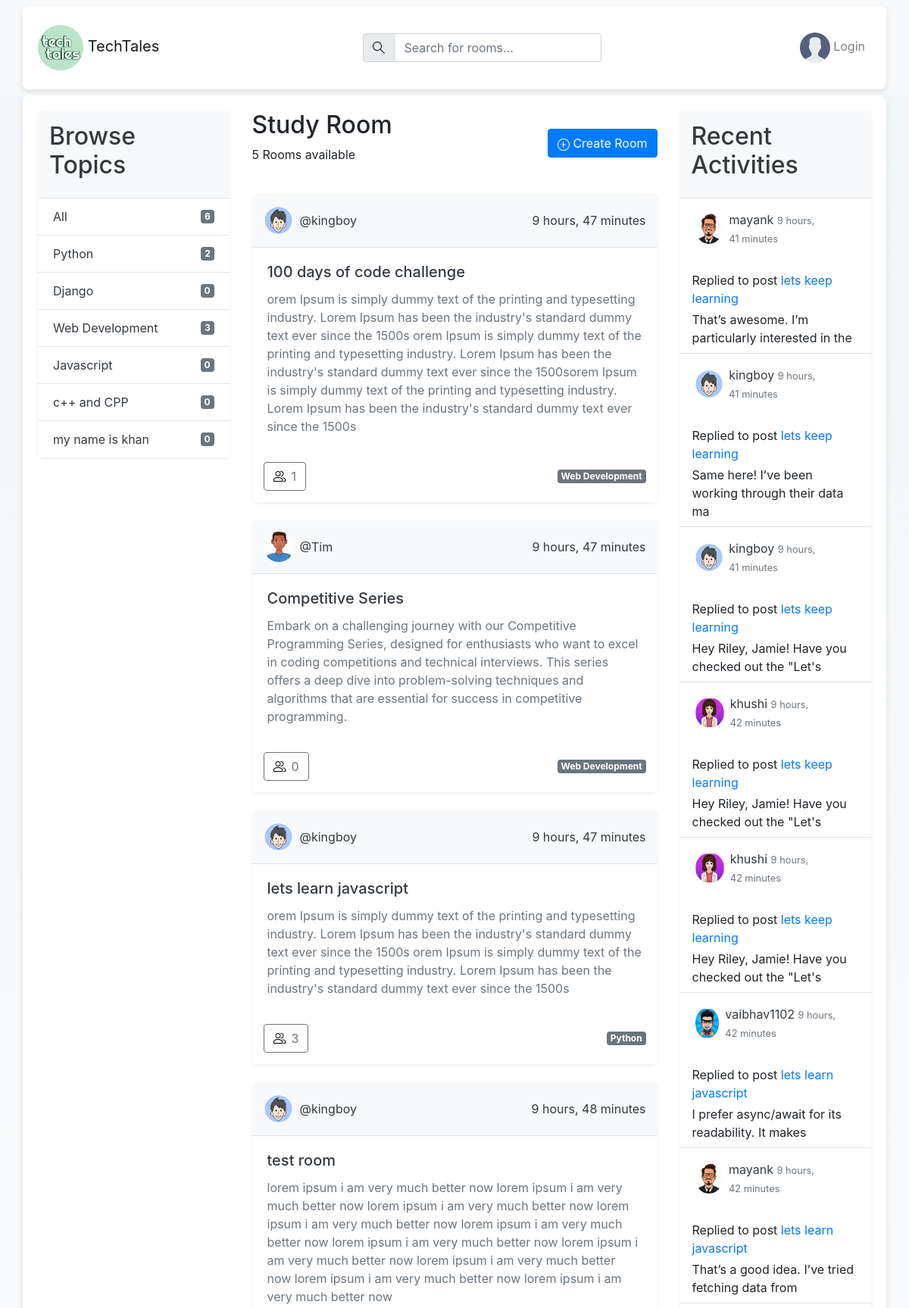
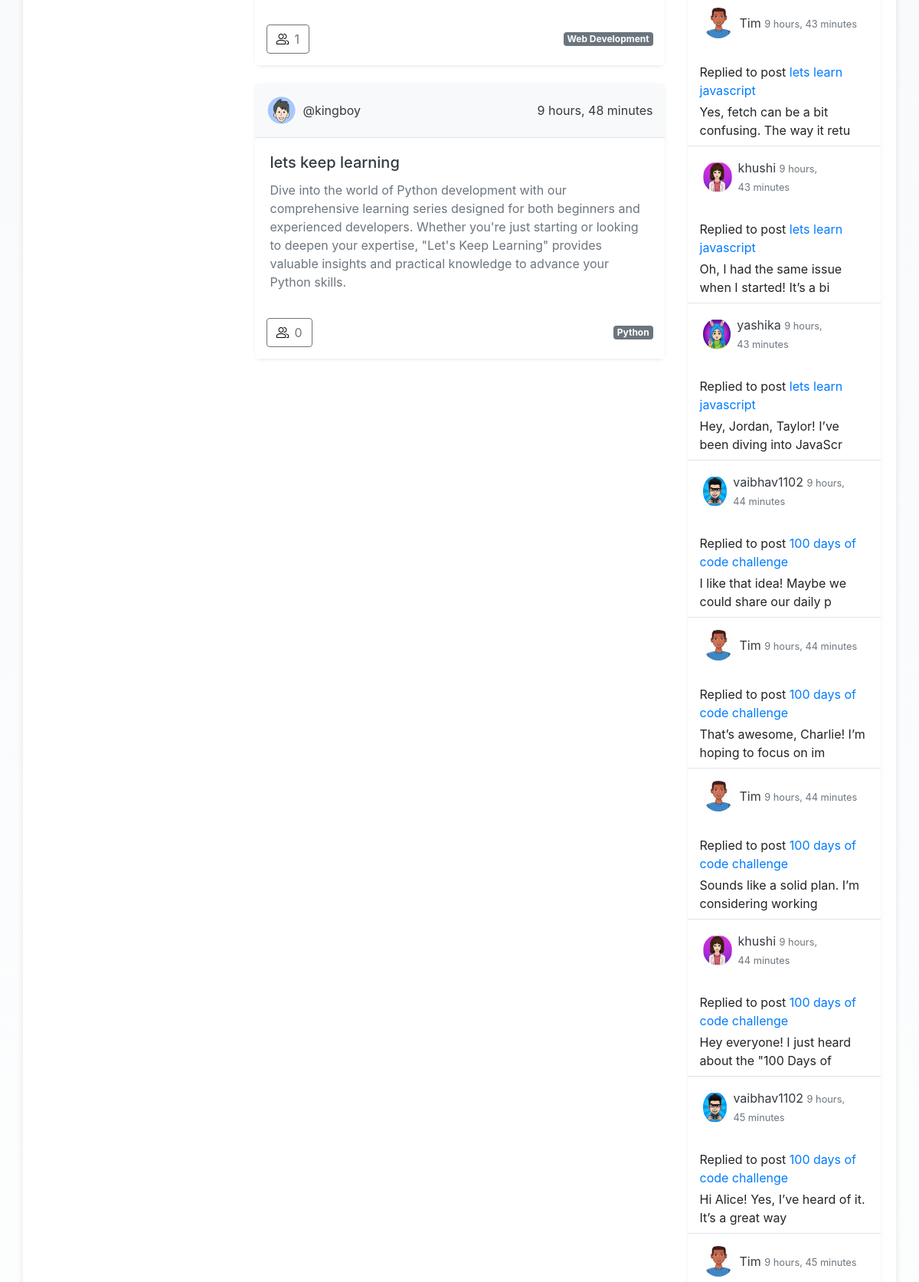
The page / (upper part) on the database its author committed (2 pictures, top to bottom).
### base/models.py (models this page shows, shortened)
class Topic(models.Model):
    name=models.CharField(max_length=200)

class Room(models.Model):
    host=models.ForeignKey(User,on_delete=models.SET_NULL,null=True)
    topic=models.ForeignKey(Topic,on_delete=models.SET_NULL,null=True)
    name=models.CharField(max_length=200)
    desc=models.TextField(null=True,blank=True)
    participants=models.ManyToManyField(User,related_name='participants',blank=True)
    modified=models.DateTimeField(auto_now=True)
    created=models.DateTimeField(auto_now_add=True)
    class Meta:
        ordering=['-modified','-created']

class Bio(models.Model):
    user=models.OneToOneField(User,on_delete=models.CASCADE,null=True)
    avatar=models.ImageField(null=True,default='avatar.svg',blank=True)
    bio=models.TextField(null=True,blank=True)

class Message(models.Model):
    user=models.ForeignKey(User,on_delete=models.CASCADE)
    room=models.ForeignKey(Room,on_delete=models.CASCADE)
    body=models.TextField()
    modified=models.DateTimeField(auto_now=True)
    created=models.DateTimeField(auto_now_add=True)
    class Meta:
        ordering=['-modified','-created']
    def __str__(self):
        return self.body[:50]

### base/views.py (the view)
# urls.py: path('',views.home,name='home'),
def home(request):
    q=request.GET.get('q')
    if q==None:
        q=''
    rooms=Room.objects.filter(
        Q(topic__name__icontains=q) |
        Q(name__icontains=q) |
        Q(desc__icontains=q)
        )
    room_messages=Message.objects.filter(room__in=rooms)
    topics=Topic.objects.all()
    context={
        'rooms':rooms,
        'topics':topics,
        'room_count':rooms.count(),
        'room_messages':room_messages,
    }
    return render(request,'base/home.html',context)

### base/templates/base/home.html (shortened to what this page needs)
{% extends 'main.html' %}
{% block content %}
<main class="layout layout--3">
  <div class="container">
    <div class="row">
      <div class="col-md-3">
        {% include 'base/topics_component.html' %}
      </div>
      <div class="col-md-6">
        <div class="roomList">
          <div class="roomList__header d-flex justify-content-between align-items-center mb-4">
            <div>
              <h2>Study Room</h2>
              <p>{{room_count}} Rooms available</p>
            </div>
            <a class="btn btn-primary" href="{% url 'create-room' %}">
              Create Room
            </a>
          </div>
          {% include 'base/feed_component.html' %}
        </div>
      </div>
      <div class="col-md-3">
        {% include 'base/activity_component.html' %}
      </div>
    </div>
  </div>
</main>
{% endblock %}

### base/templates/base/topics_component.html
<div class="topics card mb-4 shadow-sm border-0">
  <div class="card-header bg-light text-dark">
    <h2>Browse Topics</h2>
  </div>
  <ul class="list-group list-group-flush">
    <li class="list-group-item bg-white">
      <a href="{% url 'home' %}" class="d-flex justify-content-between align-items-center text-dark text-decoration-none">
        All <span class="badge badge-secondary">{{topics.count}}</span>
      </a>
    </li>
    {% for topic in topics %}
    <li class="list-group-item bg-white">
      <a href="{% url 'home' %}?q={{topic.name}}" class="d-flex justify-content-between align-items-center text-dark text-decoration-none">
        {{topic.name}} <span class="badge badge-secondary">{{topic.room_set.all.count}}</span>
      </a>
    </li>
    {% endfor %}
  </ul>
</div>

### base/templates/base/feed_component.html (shortened to what this page needs)
{% load static %}
{% for room in rooms %}
<div class="card mb-4 shadow-sm border-0">
  <div class="card-header d-flex justify-content-between align-items-center bg-light text-dark">
    <a href="{% url 'profile' room.host.id %}" class="d-flex align-items-center text-decoration-none text-dark">
      <div class="avatar avatar--small mr-2">
        <img src="{{ room.host.bio.avatar.url }}" alt="" class="img-fluid rounded-circle" style="width: 40px; height: 40px; object-fit: cover;">
      </div>
      <span>@{{room.host.username}}</span>
    </a>
    <span>{{room.modified|timesince}}</span>
  </div>
  <div class="card-body">
    <h5 class="card-title">
      <a href="{% url 'room' room.id %}" class="text-decoration-none text-dark">{{room.name}}</a>
    </h5>
    <p class="card-text text-muted">{{room.desc}}</p>
  </div>
  <div class="card-footer d-flex justify-content-between align-items-center bg-white border-top-0">
    <a href="{% url 'room' room.id %}" class="btn btn-outline-secondary d-flex align-items-center">
      {{room.participants.all.count}}
    </a>
    <span class="badge badge-secondary">{{room.topic.name}}</span>
  </div>
</div>
{% endfor %}

### base/templates/base/activity_component.html (shortened to what this page needs)
<div class="activities card mb-4 shadow-sm border-0">
  <div class="card-header bg-light text-dark border-bottom">
    <h2>Recent Activities</h2>
  </div>
  <div class="list-group list-group-flush">
    {% for message in room_messages %}
    <div class="list-group-item d-flex justify-content-between align-items-start border-0 py-3">
      <a href="{% url 'profile' message.user.id %}" class="d-flex align-items-center text-dark text-decoration-none">
        <div class="avatar mr-2">
          <img src="{{ message.user.bio.avatar.url }}" alt="" class="img-fluid rounded-circle" style="width: 40px; height: 40px; object-fit: cover;">
        </div>
        <div>
          <p class="mb-0">{{ message.user.username }} <small class="text-muted">{{ message.created|timesince }}</small></p>
        </div>
      </a>
    </div>
    <div class="list-group-item px-3 py-2">
      <p class="mt-2 mb-1">Replied to post <a href="{% url 'room' message.room.id %}" class="text-primary">{{ message.room.name }}</a></p>
      <div>{{ message }}</div>
    </div>
    {% endfor %}
  </div>
</div>

### base/templates/base/home.html (style rules this page uses)
.layout { background: linear-gradient(to bottom, #f4f7f9, #ffffff); }
.container { background-color: #ffffff; border-radius: 8px; box-shadow: 0 4px 8px rgba(0, 0, 0, 0.1); padding: 20px; }
.card { background-color: #ffffff; border: 1px solid #e1e4e8; border-radius: 8px; }
.card-header { background-color: #f8f9fa; border-bottom: 1px solid #e1e4e8; padding: 15px; }
.card-footer { background-color: #f8f9fa; border-top: 1px solid #e1e4e8; padding: 15px; }
.list-group-item { background-color: #ffffff; border: 1px solid #e1e4e8; }
.btn-primary { background-color: #007bff; border-color: #007bff; }
.badge-secondary { background-color: #6c757d; }

### rows shown on the page
Topic: name "Python", room_set.all.count "2"
Topic: name "Django", room_set.all.count "0"
Topic: name "Web Development", room_set.all.count "3"
Topic: name "Javascript", room_set.all.count "0"
Topic: name "c++ and CPP", room_set.all.count "0"
Topic: name "my name is khan", room_set.all.count "0"
Room: host.bio.avatar (picture), host.username "kingboy", modified "9 hours, 47 minutes", name "100 days of code challenge", desc "orem Ipsum is simply dummy text of the printing and typesetting industry. Lorem Ipsum has been the industry's standard dummy text ever since the 1500s orem Ipsum is simply dummy text of the printing and typesetting industry. Lorem Ipsum has been the industry's standard dummy text ever since the 1500sorem Ipsum is simply dummy text of the printing and typesetting industry. Lorem Ipsum has been the industry's standard dummy text ever since the 1500s", participants.all.count "1", topic.name "Web Development"
Room: host.bio.avatar (picture), host.username "Tim", modified "9 hours, 47 minutes", name "Competitive Series", desc "Embark on a challenging journey with our Competitive Programming Series, designed for enthusiasts who want to excel in coding competitions and technical interviews. This series offers a deep dive into problem-solving techniques and algorithms that are essential for success in competitive programming.", participants.all.count "0", topic.name "Web Development"
Room: host.bio.avatar (picture), host.username "kingboy", modified "9 hours, 47 minutes", name "lets learn javascript", desc "orem Ipsum is simply dummy text of the printing and typesetting industry. Lorem Ipsum has been the industry's standard dummy text ever since the 1500s orem Ipsum is simply dummy text of the printing and typesetting industry. Lorem Ipsum has been the industry's standard dummy text ever since the 1500s", participants.all.count "3", topic.name "Python"
Room: host.bio.avatar (picture), host.username "kingboy", modified "9 hours, 48 minutes", name "test room", desc "lorem ipsum i am very much better now lorem ipsum i am very much better now lorem ipsum i am very much better now lorem ipsum i am very much better now lorem ipsum i am very much better now lorem ipsum i am very much better now lorem ipsum i am very much better now lorem ipsum i am very much better now lorem ipsum i am very much better now lorem ipsum i am very much better now", participants.all.count "1", topic.name "Web Development"
Room: host.bio.avatar (picture), host.username "kingboy", modified "9 hours, 48 minutes", name "lets keep learning", desc "Dive into the world of Python development with our comprehensive learning series designed for both beginners and experienced developers. Whether you're just starting or looking to deepen your expertise, \"Let's Keep Learning\" provides valuable insights and practical knowledge to advance your Python skills.", participants.all.count "0", topic.name "Python"
Message: user.bio.avatar (picture), user.username "mayank", created "9 hours, 41 minutes", room.name "lets keep learning", body "That’s awesome. I’m particularly interested in the"
Message: user.bio.avatar (picture), user.username "kingboy", created "9 hours, 41 minutes", room.name "lets keep learning", body "Same here! I’ve been working through their data ma"
Message: user.bio.avatar (picture), user.username "kingboy", created "9 hours, 41 minutes", room.name "lets keep learning", body "Hey Riley, Jamie! Have you checked out the \"Let's"
Message: user.bio.avatar (picture), user.username "khushi", created "9 hours, 42 minutes", room.name "lets keep learning", body "Hey Riley, Jamie! Have you checked out the \"Let's"
Message: user.bio.avatar (picture), user.username "khushi", created "9 hours, 42 minutes", room.name "lets keep learning", body "Hey Riley, Jamie! Have you checked out the \"Let's"
Message: user.bio.avatar (picture), user.username "vaibhav1102", created "9 hours, 42 minutes", room.name "lets learn javascript", body "I prefer async/await for its readability. It makes"
Message: user.bio.avatar (picture), user.username "mayank", created "9 hours, 42 minutes", room.name "lets learn javascript", body "That’s a good idea. I’ve tried fetching data from"
Message: user.bio.avatar (picture), user.username "Tim", created "9 hours, 43 minutes", room.name "lets learn javascript", body "Yes, fetch can be a bit confusing. The way it retu"
Message: user.bio.avatar (picture), user.username "khushi", created "9 hours, 43 minutes", room.name "lets learn javascript", body "Oh, I had the same issue when I started! It’s a bi"
Message: user.bio.avatar (picture), user.username "yashika", created "9 hours, 43 minutes", room.name "lets learn javascript", body "Hey, Jordan, Taylor! I’ve been diving into JavaScr"
Message: user.bio.avatar (picture), user.username "vaibhav1102", created "9 hours, 44 minutes", room.name "100 days of code challenge", body "I like that idea! Maybe we could share our daily p"
Message: user.bio.avatar (picture), user.username "Tim", created "9 hours, 44 minutes", room.name "100 days of code challenge", body "That’s awesome, Charlie! I’m hoping to focus on im"
Message: user.bio.avatar (picture), user.username "Tim", created "9 hours, 44 minutes", room.name "100 days of code challenge", body "Sounds like a solid plan. I’m considering working"
Message: user.bio.avatar (picture), user.username "khushi", created "9 hours, 44 minutes", room.name "100 days of code challenge", body "Hey everyone! I just heard about the \"100 Days of"
Message: user.bio.avatar (picture), user.username "vaibhav1102", created "9 hours, 45 minutes", room.name "100 days of code challenge", body "Hi Alice! Yes, I’ve heard of it. It’s a great way"
Message: user.bio.avatar (picture), user.username "Tim", created "9 hours, 45 minutes"

### other values the page prints
{{ topics.count }} "6"
{{ room_count }} "5"
